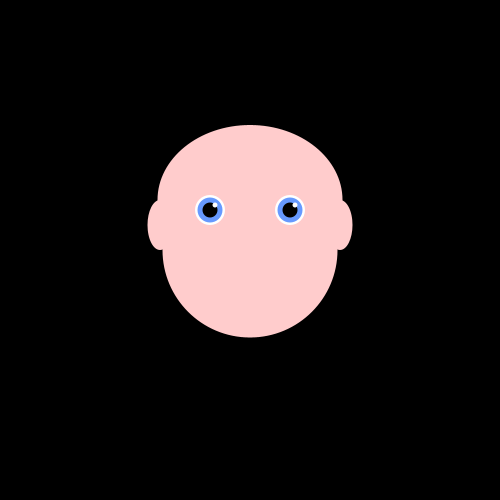
Frame 1 (no input)
Frame 60 (the mouse pressed at the canvas centre just before this capture): identical to frame 1, image omitted
Frame 120 (the mouse held since frame 60 and released just before this capture): identical to frame 1, image omitted

The Processing sketch that drew this single still picture (run headless with seeded random() and noise(); from frame 60 on, the mouse is pressed at the canvas centre):

// Processing sketch: processing_128544
// ── processing_128544.pde

//Nicolette Hashey
//1/16/2014
//Inital Smiley Face
//Assignment 1
void setup(){
//Draw static smiley face parts
  int value=0;
 size(500,500);
 background(0);
 noStroke();
    fill(#FFcccc);
  ellipse(250,200,185,150);
  ellipse(250,250,175,175);
  ellipse(160,225,25,50);
  ellipse(340,225,25,50);
    fill(255);
  ellipse(210,210,30,30);
  ellipse(290,210,30,30);
    fill(#6699FF);
  ellipse(210,210,25,25);
  ellipse(290,210,25,25);
    fill(0);
  ellipse(210,210,15,15);
  ellipse(290,210,15,15);
    fill(255);
  ellipse(215,205,5,5);
  ellipse(295,205,5,5);
}

void draw(){
//Draw Nose
  line(250,225,235,260);
  line(235,260,250,260);
  //smile
  if(keyPressed){
      if(key=='g' || key=='G'){
  fill(0);
  stroke(0);
  arc(250,275,100,75,0,PI);
}
  }
  //neutral
  if(keyPressed){
    if(key=='b' || key=='B'){
    stroke(5);
    fill(0);
    line(200,275,300,275);
    }
  }
}
